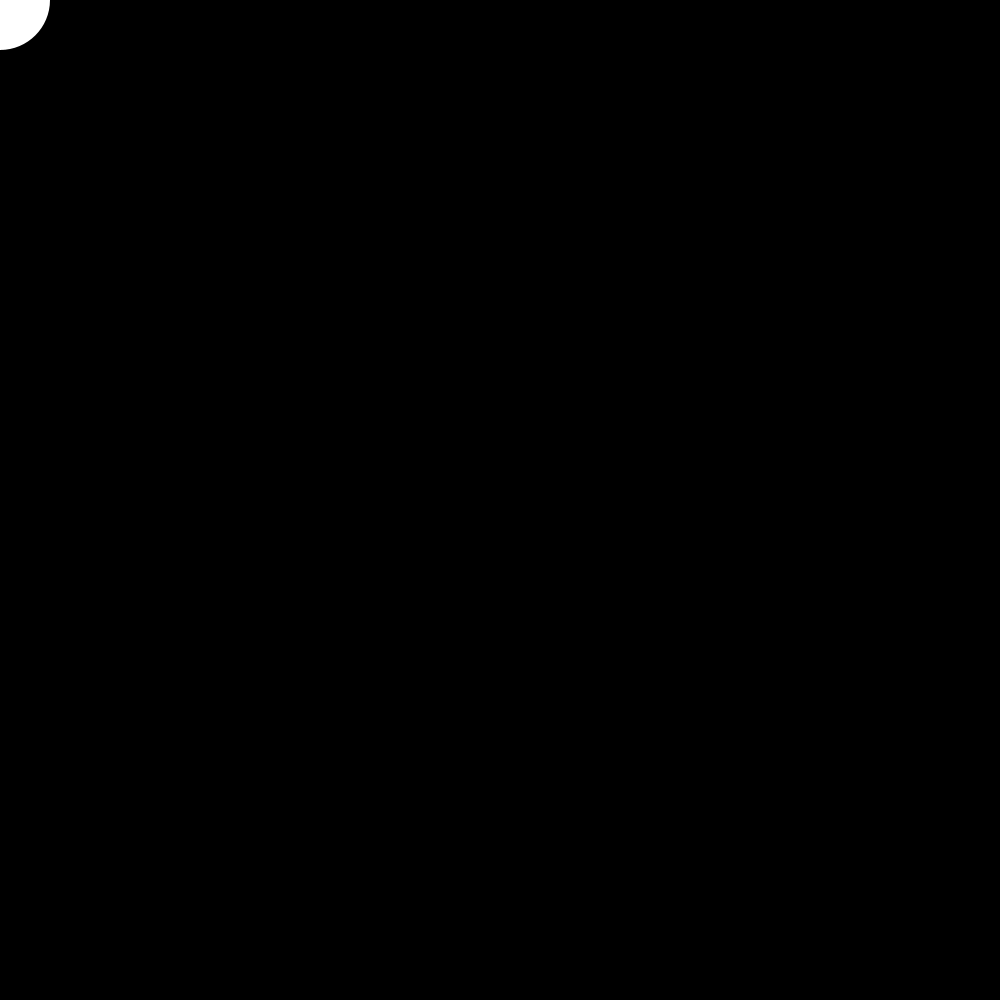
Frame 1 (no input)
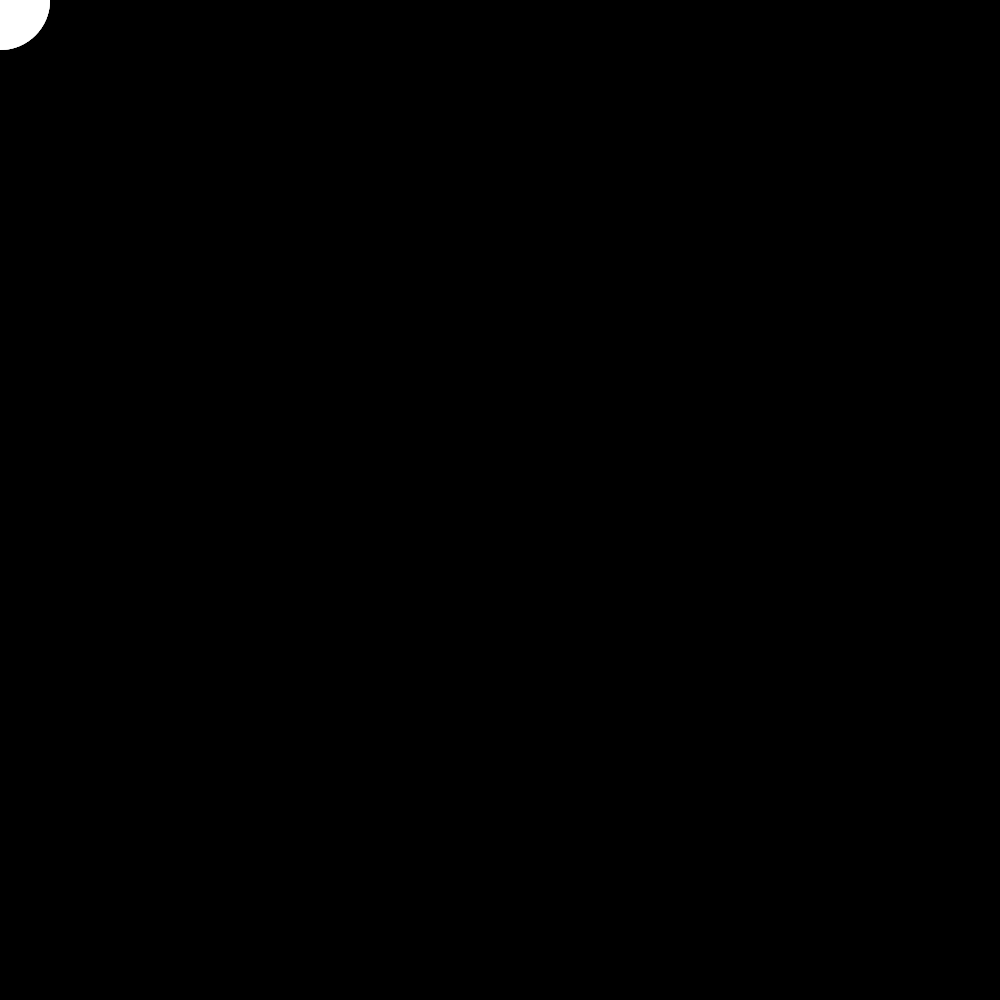
Frame 60 (the mouse pressed at the canvas centre just before this capture)
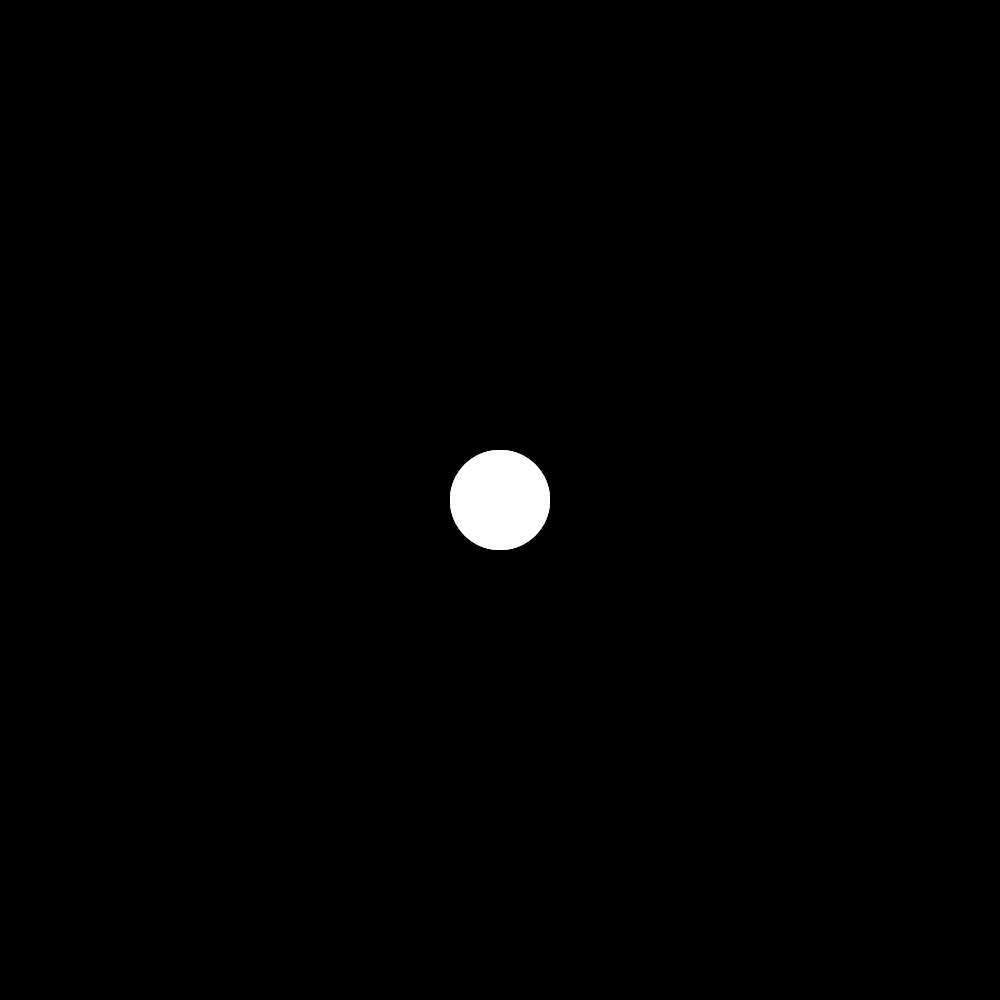
Frame 120 (the mouse held since frame 60 and released just before this capture)

The Processing sketch that drew these frames (run headless with seeded random() and noise(); from frame 60 on, the mouse is pressed at the canvas centre):

// Processing sketch: motion_blur_without_shader
// ── motion_blur_without_shader.pde
void setup() {
  size(1000, 1000);
  background(0);
}

void draw() {
  loadPixels();
  for (int i = 0; i < width * height; i++) {
    color c = pixels[i];
    float coef = 0.9;
    pixels[i] = color(red(c) * coef, green(c) * coef, blue(c) * coef);
  }
  updatePixels();
  fill(255);
  noStroke();
  ellipse(mouseX, mouseY, 100, 100);
}
